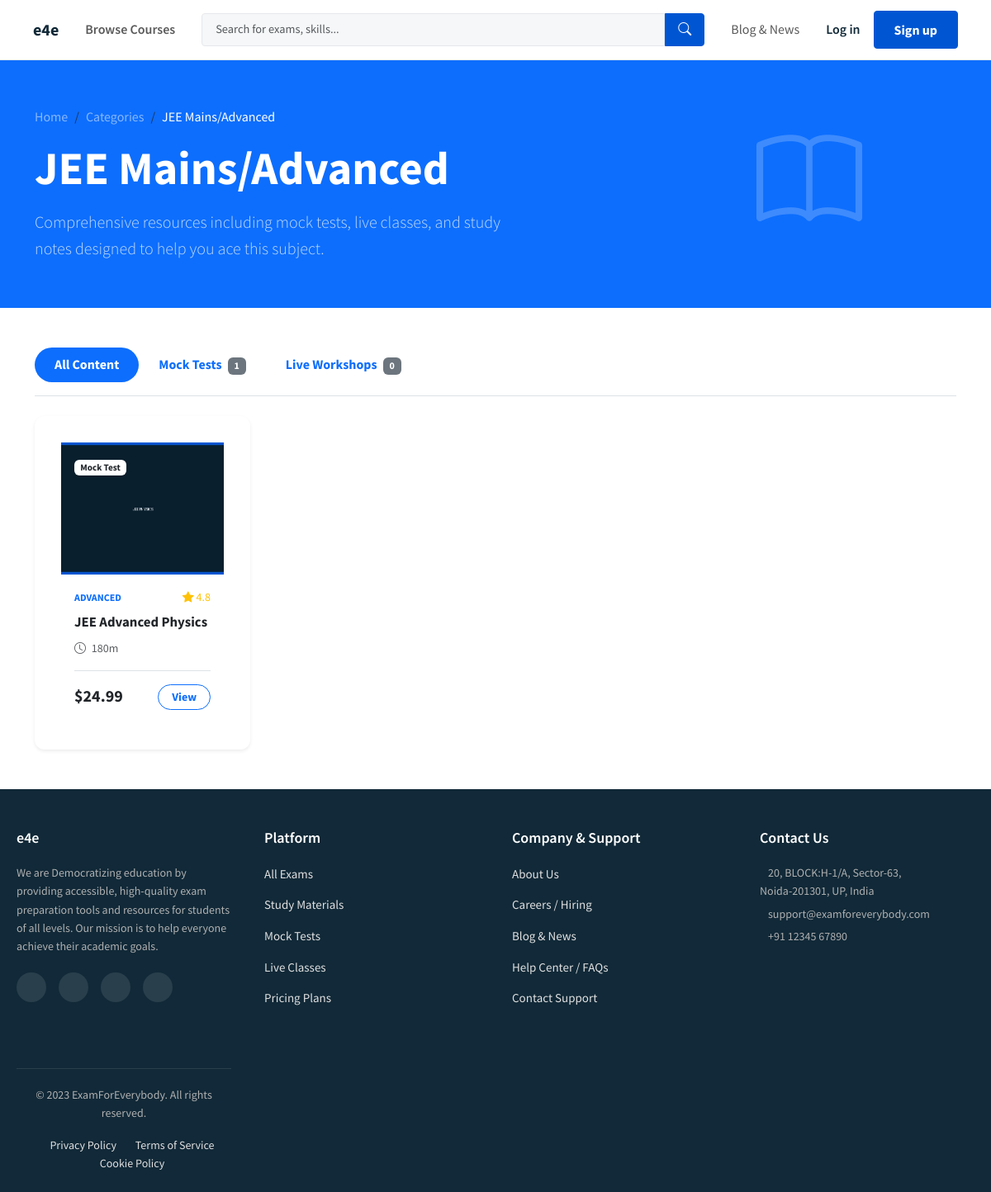
The page /category/jee-mainsadvanced/ on the database as committed earlier.
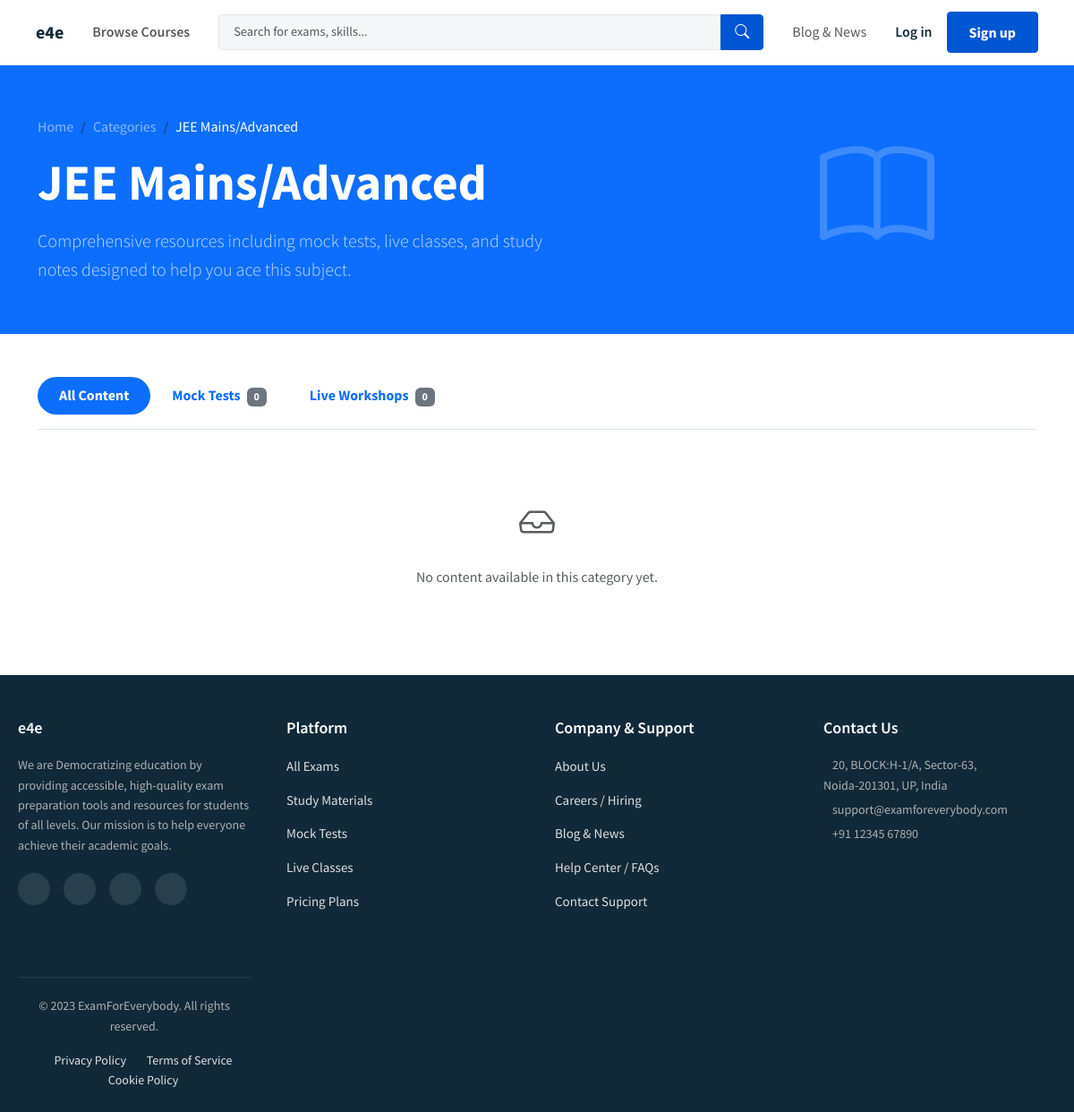
The same page on the database as committed later.
### marketplace/models.py (models this page shows, shortened)
class MarketplaceItem(TimeStampedModel):
    class ItemType(models.TextChoices):
        MOCK_TEST = 'MOCK_TEST', _('Mock Test')
        WORKSHOP = 'WORKSHOP', _('Workshop')
        VIDEO_COURSE = 'VIDEO_COURSE', _('Video Course')
        NOTE = 'NOTE', _('Note')
    title = models.CharField(_("Title"), max_length=255)
    description = models.TextField(_("Description"), blank=True)
    slug = models.SlugField(unique=True, max_length=255, help_text=_("URL friendly name"))
    item_type = models.CharField(max_length=20, choices=ItemType.choices)
    price = models.DecimalField(max_digits=10, decimal_places=2, default=0.00)
    thumbnail_image = models.ImageField(upload_to='thumbnails/items/', blank=True, null=True)
    categories = models.ManyToManyField(Category, related_name='items', blank=True)
    is_active = models.BooleanField(default=False, help_text=_("Is this item listed for sale?"))

### mocktests/models.py (models this page shows, shortened)
class MockTestAttributes(TimeStampedModel):
    EXAM_TYPES=[
        ('GENERAL', 'General Mock Test'),
        ('SAT', 'Digital SAT (Adaptive)'),
        ('IELTS', 'IELTS Academic/General'),
        ('JEE_MAINS', 'JEE Mains'),
        ('JEE_ADVANCED', 'JEE Advanced'),
    ]
    exam_type = models.CharField(max_length=20, choices=EXAM_TYPES, default='GENERAL')
    item = models.OneToOneField(MarketplaceItem, on_delete=models.CASCADE, primary_key=True, related_name='mock_test_details')
    level = models.CharField(max_length=50, choices=[('BEGINNER', 'Beginner'), ('INTERMEDIATE', 'Intermediate'), ('ADVANCED', 'Advanced')], default='BEGINNER')
    duration_minutes = models.PositiveIntegerField(help_text=_("Total time allowed in minutes"))
    pass_percentage = models.PositiveIntegerField(default=50, help_text=_("Minimum % to pass"))
    has_negative_marking = models.BooleanField(default=False)
    negative_marking_percentage = models.DecimalField(max_digits=5, decimal_places=2, default=0.00, help_text=_("e.g. 0.25 for 25% deduction"))
    instructions = models.TextField(
        _("Instructions"),
        blank=True,
        help_text=_("Specific rules for this exam (e.g., Marking scheme, allowed items)."),
        default="""<ol>
        <li>Total duration of this examination is defined in the timer.</li>
        <li>The clock will be set at the server. The countdown timer in the top right corner of screen will display the remaining time available for you to complete the examination.</li>
        <li>The question palette displayed on the right side of screen will show the status of each question.</li>
        <li>You can mark a question for review to revisit it later.</li>
        <li><strong>Marking Scheme:</strong> Correct Answer: +1, Incorrect Answer: 0.</li>
        </ol>"""
            )
    ranking_weight = models.DecimalField(max_digits=4, decimal_places=2, default=1.0, help_text=_("Multiplier for the global ranking (e.g., 1.5 for final exams)"))

### core/views.py (the view)
# urls.py: path('category/<slug:slug>/', views.category_detail, name='category_detail'), # Explicit Catalog link
def category_detail(request, slug):
    category = get_object_or_404(Category, slug=slug)
    all_items = MarketplaceItem.objects.filter(categories=category, is_active=True)
    context = {
        'category': category,
        'mock_tests': all_items.filter(item_type='MOCK_TEST'),
        'workshops': all_items.filter(item_type='WORKSHOP'),
        'courses': all_items.filter(item_type='VIDEO_COURSE'),
        'notes': all_items.filter(item_type='NOTE'),
    }
    return render(request, 'core/category_detail.html', context)

### core/context_processors.py (called while the page is built)
def global_categories(request):
    return {
        'PAYMENTS_ACTIVE': settings.PAYMENTS_ACTIVE,
        'navbar_categories': Category.objects.filter(parent_category__isnull=True).prefetch_related('children')
    }

### templates/core/category_detail.html (shortened to what this page needs)
{% extends 'base.html' %}
{% load static %}
{% block content %}
<div class="bg-primary py-5 text-white position-relative overflow-hidden"
    >
    <div class="container position-relative z-2">
        <div class="row align-items-center">
            <div class="col-md-8">
                <nav aria-label="breadcrumb">
                    <ol class="breadcrumb mb-3">
                        <li class="breadcrumb-item"><a href="{% url 'home' %}" class="text-white-50 text-decoration-none">Home</a></li>
                        <li class="breadcrumb-item"><a href="{% url 'explore' %}" class="text-white-50 text-decoration-none">Categories</a></li>
                        <li class="breadcrumb-item active text-white" aria-current="page">{{ category.display_name }}</li>
                    </ol>
                </nav>
                <h1 class="display-4 fw-bold mb-3 text-white">{{ category.display_name }}</h1>
                <p class="lead opacity-75 mb-0" style="max-width: 600px;">
                    {{ category.description|default:"Comprehensive resources including mock tests, live classes, and study notes designed to help you ace this subject." }}
                </p>
            </div>
            <div class="col-md-4 text-center d-none d-md-block">
                <i class="bi {{ category.icon_class|default:'bi-mortarboard' }}" style="font-size: 8rem; opacity: 0.2;"></i>
            </div>
        </div>
    </div>
</div>
<div class="container py-5">
    <ul class="nav nav-pills mb-4 border-bottom pb-3" id="catTab" role="tablist">
        <li class="nav-item">
            <button class="nav-link active rounded-pill px-4 fw-bold" id="all-tab" data-bs-toggle="tab" data-bs-target="#all" type="button">
                All Content
            </button>
        </li>
        <li class="nav-item">
            <button class="nav-link rounded-pill px-4 fw-bold" id="tests-tab" data-bs-toggle="tab" data-bs-target="#tests" type="button">
                Mock Tests <span class="badge bg-secondary ms-1">{{ mock_tests.count }}</span>
            </button>
        </li>
        <li class="nav-item">
            <button class="nav-link rounded-pill px-4 fw-bold" id="workshops-tab" data-bs-toggle="tab" data-bs-target="#workshops" type="button">
                Live Workshops <span class="badge bg-secondary ms-1">{{ workshops.count }}</span>
            </button>
        </li>
        </ul>
    <div class="tab-content" id="catTabContent">
        <div class="tab-pane fade show active" id="all" role="tabpanel">
            <div class="row g-4">
                {% for item in mock_tests|slice:":4" %}
                    {% include 'includes/item_card.html' with item=item %}
                {% endfor %}
                {% if not mock_tests and not workshops %}
                    <div class="col-12 text-center py-5 text-muted">
                        <i class="bi bi-inbox fs-1 mb-3 d-block"></i>
                        No content available in this category yet.
                    </div>
                {% endif %}
            </div>
        </div>
    </div>
</div>
{% endblock %}

### templates/includes/item_card.html (shortened to what this page needs)
<div class="col-12 col-md-6 col-lg-3 d-flex align-items-stretch">
    <div class="card h-100 border-0 shadow-sm hero-card-floating w-100 position-relative" style="border-radius: 12px; overflow:hidden; transition: transform 0.2s;">
        <div class="position-relative" style="height: 160px; overflow: hidden;">
            {% if item.thumbnail_image %}
                <img src="{{ item.thumbnail_image.url }}" class="w-100 h-100 object-fit-cover" alt="{{ item.title }}">
            {% else %}
                <div class="bg-secondary w-100 h-100 d-flex align-items-center justify-content-center text-white">
                    <i class="bi bi-journal-text fs-1"></i>
                </div>
            {% endif %}
            <div class="position-absolute top-0 start-0 m-3">
                <span class="badge bg-white text-dark shadow-sm fw-bold" style="font-size: 0.7rem;">
                    {{ item.get_item_type_display }}
                </span>
            </div>
        </div>
        <div class="card-body p-3 d-flex flex-column">
            <div class="d-flex justify-content-between align-items-center mb-2">
                {% if item.mock_test_details %}
                    <small class="text-primary fw-bold" style="font-size: 0.75rem;">
                        {{ item.mock_test_details.get_level_display|upper }}
                    </small>
                {% else %}
                    <small class="text-muted" style="font-size: 0.75rem;">GENERAL</small>
                {% endif %}
                <small class="text-warning">
                    <i class="bi bi-star-fill"></i> 4.8
                </small>
            </div>
            <h6 class="card-title fw-bold text-dark mb-2 text-truncate" title="{{ item.title }}">
                <a href="{% url 'marketplace:item_detail' item.slug %}" class="text-decoration-none text-dark stretched-link">
                    {{ item.title }}
                </a>
            </h6>
            <div class="d-flex align-items-center text-muted small mb-3">
                {% if item.mock_test_details %}
                    <span class="me-3">
                        <i class="bi bi-clock me-1"></i> {{ item.mock_test_details.duration_minutes }}m
                    </span>
                {% endif %}
            </div>
            <div class="mt-auto border-top pt-3 d-flex align-items-center justify-content-between">
                <div>
                    {% if item.price > 0 %}
                        <span class="fw-bold text-dark h5 mb-0">${{ item.price }}</span>
                    {% else %}
                        <span class="fw-bold text-success h5 mb-0">FREE</span>
                    {% endif %}
                </div>
                <span class="btn btn-sm btn-outline-primary rounded-pill px-3 fw-bold">
                    View
                </span>
            </div>
        </div>
    </div>
</div>

Rows that differ between the two databases and show on the page:
removed MarketplaceItem: thumbnail_image (picture), item_type "Mock Test", mock_test_details.level "ADVANCED", title "JEE Advanced Physi…", mock_test_details.duration_minutes "180", price "24.99"
Other text that changed with them:
{{ mock_tests.count }}: "1" → "0"
text now shown: "No content available in this category yet."
